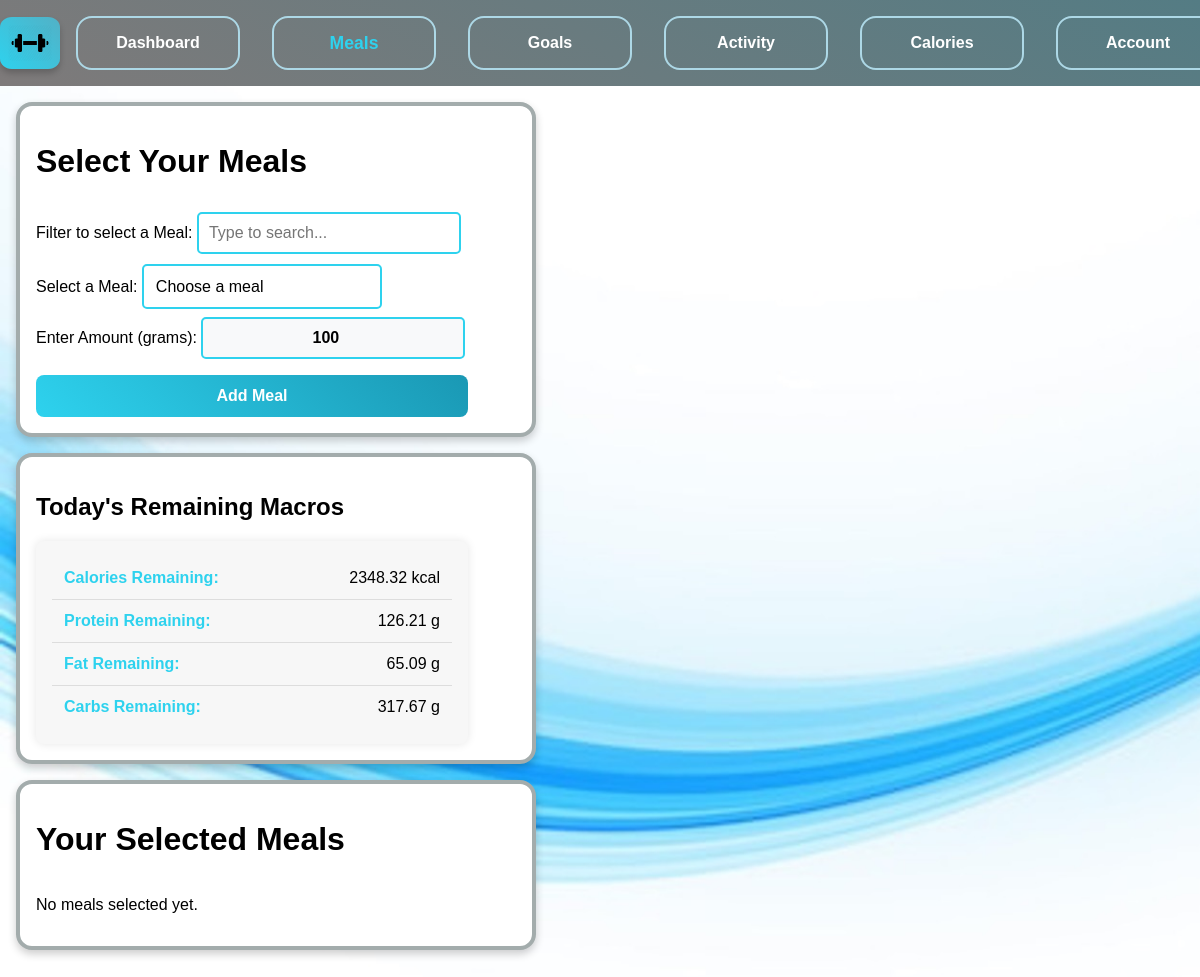
Screenshot of /meals (signed in) with the database file from the repository.
### app.py (models this page shows, shortened)
class User(db.Model):
    id = db.Column(db.Integer, primary_key=True)
    username = db.Column(db.String(100))
    weight = db.Column(db.Float, default=90)
    height = db.Column(db.Float, default=1.75)
    age = db.Column(db.Integer, default=48)
    gender = db.Column(db.String(10), default='male')
    bmi = db.Column(db.Float)
    bmr = db.Column(db.Float)
    tdee = db.Column(db.Float)
    exercise_level = db.Column(db.String(20), default='sedentary')
    goal = db.Column(db.String(20), default='maintain')
    intensity = db.Column(db.String(20))
    caloriesRequired = db.Column(db.Float)
    proteinRatio = db.Column(db.Float)
    fatRatio = db.Column(db.Float)
    carbRatio = db.Column(db.Float)
    proteinRequired = db.Column(db.Float)
    fatRequired = db.Column(db.Float)
    carbRequired = db.Column(db.Float)
    caloriesRemaining = db.Column(db.Float)
    proteinRemaining = db.Column(db.Float)
    fatRemaining = db.Column(db.Float)
    carbRemaining = db.Column(db.Float)
    last_reset = db.Column(db.Date, default=lambda: datetime.now(timezone.utc).date())
    def reset_macros(self):
        today = datetime.now(timezone.utc).date()
        if self.last_reset != today:
            self.caloriesRemaining = self.caloriesRequired
            self.proteinRemaining = self.proteinRequired
            self.fatRemaining = self.fatRequired
            self.carbRemaining = self.carbRequired
            self.last_reset = today
            db.session.commit()
    meals = db.relationship('UserMeals', backref='user', lazy=True, cascade="all, delete-orphan")

### app.py (the view, shortened to what this page needs)
@app.route('/meals', methods=['POST', 'GET'])
def meals():
    username = session.get('username')
    found_user = User.query.filter_by(username=username).first()
    found_user.reset_macros()
    meals_list = Meal.query.all()
    today = datetime.now(timezone.utc).date()
    user_meals = (
        db.session.query(UserMeals, Meal)
        .join(Meal)
        .filter(UserMeals.user_id == found_user.id)
        .filter(UserMeals.date_added >= today)  # Filter meals added today
        .all()
    )
    goal_messages = check_goal_achievement(found_user)
    return render_template('meals.html',
                           meals_list=meals_list,
                           user_meals=user_meals,
                           user_db=found_user,
                           goal_messages=goal_messages
                           )

### modules.py (called while the page is built)
def check_goal_achievement(user):
    messages = []
    calorie_margin = 30
    macro_margin = 5
    if abs(user.caloriesRemaining) <= calorie_margin:
        messages.append("🎉 You've reached your calorie goal for today!")
    if abs(user.proteinRemaining) <= macro_margin:
        messages.append("💪 Great job! You've hit your protein goal!")
    if abs(user.fatRemaining) <= macro_margin:
        messages.append("🥑 Awesome! You've met your fat intake goal!")
    if abs(user.carbRemaining) <= macro_margin:
        messages.append("🍞 Congrats! You've hit your carb goal!")
    return messages

### templates/meals.html (shortened to what this page needs)
{% extends "base.html" %}
{% block content %}
<div class="section-box">
    <h1>Select Your Meals</h1>
    <form method="POST" action="/meals">
        <label for="meal-search">Filter to select a Meal:</label>
        <input type="text" id="meal-search" onkeyup="filterMeals()" placeholder="Type to search...">
        <br>
        <label for="meal_id">Select a Meal:</label>
        <select name="meal_id" id="meal_id" required>
            <option value="" disabled selected>Choose a meal</option>
        </select>
        <br>
        <label for="amount">Enter Amount (grams):</label>
        <input type="number" name="amount" id="amount" min="1" value="100" required>
        <button type="submit" class="styled-button">Add Meal</button>
    </form>
</div>
<div class="section-box">
    <h2>Today's Remaining Macros</h2>
    <ul class="user-list">
        <li><strong>Calories Remaining:</strong> {{ user_db.caloriesRemaining }} kcal</li>
        <li><strong>Protein Remaining:</strong> {{ user_db.proteinRemaining }} g</li>
        <li><strong>Fat Remaining:</strong> {{ user_db.fatRemaining }} g</li>
        <li><strong>Carbs Remaining:</strong> {{ user_db.carbRemaining }} g</li>
    </ul>
</div>
<div class="section-box">
    <h1>Your Selected Meals</h1>
    {% if user_meals %}
        <table>
            <thead>
                <tr>
                    <th>Meal Name</th>
                    <th>Amount (g)</th>
                    <th>Calories</th>
                    <th>Protein (g)</th>
                    <th>Carbs (g)</th>
                    <th>Fat (g)</th>
                </tr>
            </thead>
            <tbody>
                {% for user_meal, meal in user_meals %}
                <tr>
                    <td>{{ meal.food_name }}</td>
                    <td>{{ user_meal.amount }}</td>
                    <td>{{ user_meal.calories }}</td>
                    <td>{{ user_meal.protein }}</td>
                    <td>{{ user_meal.carbs }}</td>
                    <td>{{ user_meal.fat }}</td>
                </tr>
                {% endfor %}
            </tbody>
        </table>
    {% else %}
        <p>No meals selected yet.</p>
    {% endif %}
</div>
{% endblock %}

### static/style.css (style rules this page uses)
html, body { background-image: url("./images/background.jpg"); background-size: cover; background-attachment: fixed; height: 100%; margin: 0rem; display: flex; flex-direction: column; box-sizing: border-box; font-family: sans-serif; }
.section-box { display: flex; flex-direction: column; flex-grow: 1; border: 0.3rem solid rgb(163, 172, 172); padding: 1rem; margin: 1rem; border-radius: 1rem; background-color: white; width: 40%; box-shadow: 0 0.25rem 0.5rem rgba(0, 0, 0, 0.2); transition: transform 0.3s ease-in-out; overflow: hidden; }
input[type="text"], input[type="password"] { width: 90%; padding: 0.75rem; margin: 0.5rem 0; border: 1px solid #ccc; border-radius: 0.5rem; font-size: 1rem; outline: none; transition: border-color 0.3s ease-in-out, box-shadow 0.2s ease-in-out; }
button, input[type="submit"] { width: 90%; padding: 0.75rem; margin-top: 1rem; border: none; border-radius: 0.5rem; background: linear-gradient(45deg, #2ed2ee, #1a98b4); color: white; font-size: 1rem; cursor: pointer; transition: all 0.3s ease-in-out; font-weight: bold; }
.user-list { list-style: none; padding: 1rem; margin: 0; background: #f7f7f7; border-radius: 0.5rem; box-shadow: 0 0 10px rgba(0, 0, 0, 0.1); max-width: 400px; }
.user-list li { padding: 0.75rem; font-size: 1rem; border-bottom: 1px solid #ddd; display: flex; justify-content: space-between; }
.user-list li:last-child { border-bottom: none; }
.user-list li strong { color: #2ed2ee; }
#meal-search { width: 50%; padding: 0.625rem; margin: 0.625rem 0; border: 0.125rem solid #2ed2ee; border-radius: 0.3125rem; font-size: 1rem; outline: none; transition: 0.3s ease-in-out; }
#meal_id { width: 50%; padding: 0.75rem; border: 0.125rem solid #2ed2ee; border-radius: 0.3125rem; font-size: 1rem; background: #ffffff; appearance: none; cursor: pointer; outline: none; transition: 0.3s ease-in-out; }
#amount { width: 50%; padding: 0.625rem; margin-top: 0.5rem; border: 0.125rem solid #2ed2ee; border-radius: 0.3125rem; font-size: 1rem; outline: none; transition: 0.3s ease-in-out; text-align: center; font-weight: bold; background-color: #f8f9fa; }

### rows the page displays
User: caloriesRemaining "2348.32", proteinRemaining "126.21", fatRemaining "65.09", carbRemaining "317.67"
